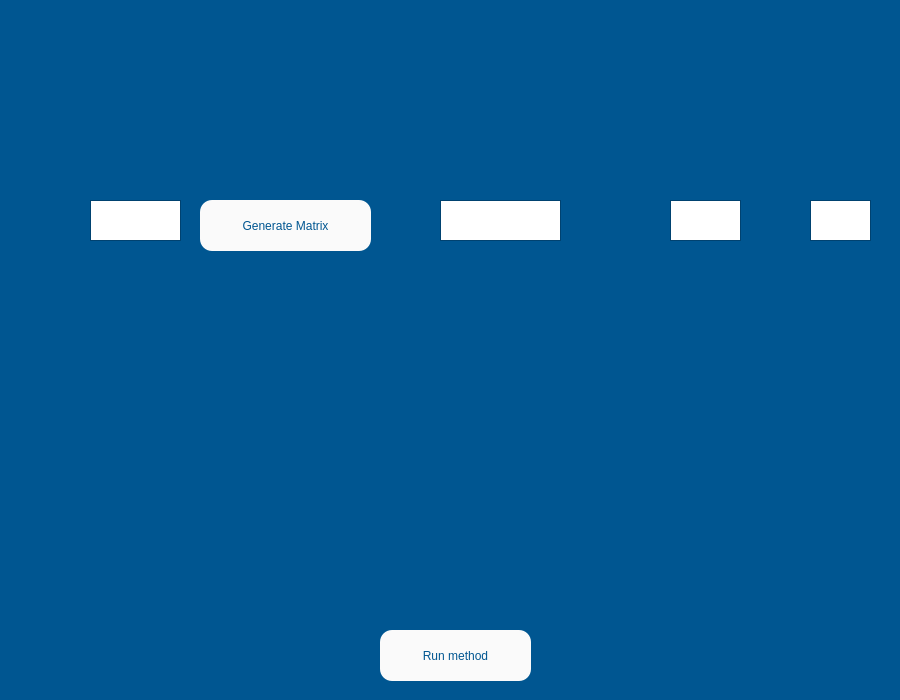
<?xml version="1.0" encoding="UTF-8"?>
<ui version="4.0">
 <class>sor</class>
 <widget class="QWidget" name="sor">
  <property name="geometry">
   <rect>
    <x>0</x>
    <y>0</y>
    <width>900</width>
    <height>700</height>
   </rect>
  </property>
  <property name="minimumSize">
   <size>
    <width>900</width>
    <height>700</height>
   </size>
  </property>
  <property name="maximumSize">
   <size>
    <width>900</width>
    <height>700</height>
   </size>
  </property>
  <property name="palette">
   <palette>
    <active>
     <colorrole role="Base">
      <brush brushstyle="SolidPattern">
       <color alpha="255">
        <red>255</red>
        <green>255</green>
        <blue>255</blue>
       </color>
      </brush>
     </colorrole>
     <colorrole role="Window">
      <brush brushstyle="SolidPattern">
       <color alpha="255">
        <red>0</red>
        <green>86</green>
        <blue>145</blue>
       </color>
      </brush>
     </colorrole>
    </active>
    <inactive>
     <colorrole role="Base">
      <brush brushstyle="SolidPattern">
       <color alpha="255">
        <red>255</red>
        <green>255</green>
        <blue>255</blue>
       </color>
      </brush>
     </colorrole>
     <colorrole role="Window">
      <brush brushstyle="SolidPattern">
       <color alpha="255">
        <red>0</red>
        <green>86</green>
        <blue>145</blue>
       </color>
      </brush>
     </colorrole>
    </inactive>
    <disabled>
     <colorrole role="Base">
      <brush brushstyle="SolidPattern">
       <color alpha="255">
        <red>0</red>
        <green>86</green>
        <blue>145</blue>
       </color>
      </brush>
     </colorrole>
     <colorrole role="Window">
      <brush brushstyle="SolidPattern">
       <color alpha="255">
        <red>0</red>
        <green>86</green>
        <blue>145</blue>
       </color>
      </brush>
     </colorrole>
    </disabled>
   </palette>
  </property>
  <property name="windowTitle">
   <string>Form</string>
  </property>
  <widget class="QLabel" name="label">
   <property name="geometry">
    <rect>
     <x>60</x>
     <y>20</y>
     <width>771</width>
     <height>161</height>
    </rect>
   </property>
   <property name="styleSheet">
    <string notr="true">image: url(:/images/sor_banner.png);</string>
   </property>
   <property name="text">
    <string/>
   </property>
  </widget>
  <widget class="QLabel" name="label_5">
   <property name="geometry">
    <rect>
     <x>30</x>
     <y>200</y>
     <width>61</width>
     <height>41</height>
    </rect>
   </property>
   <property name="styleSheet">
    <string notr="true">background-image: url(:/images/n.png);</string>
   </property>
   <property name="text">
    <string/>
   </property>
  </widget>
  <widget class="QTextEdit" name="n_input">
   <property name="geometry">
    <rect>
     <x>90</x>
     <y>200</y>
     <width>91</width>
     <height>41</height>
    </rect>
   </property>
   <property name="font">
    <font>
     <pointsize>14</pointsize>
    </font>
   </property>
  </widget>
  <widget class="QPushButton" name="matrix_button">
   <property name="geometry">
    <rect>
     <x>200</x>
     <y>200</y>
     <width>171</width>
     <height>51</height>
    </rect>
   </property>
   <property name="styleSheet">
    <string notr="true">background-color: rgb(250, 250, 250);
font: 15pt &quot;MS Shell Dlg 2&quot;;
color: rgb(0, 86, 145);
border-radius: 12px;
</string>
   </property>
   <property name="text">
    <string>Generate Matrix</string>
   </property>
  </widget>
  <widget class="QPushButton" name="run_button">
   <property name="geometry">
    <rect>
     <x>380</x>
     <y>630</y>
     <width>151</width>
     <height>51</height>
    </rect>
   </property>
   <property name="styleSheet">
    <string notr="true">background-color: rgb(250, 250, 250);
font: 15pt &quot;MS Shell Dlg 2&quot;;
color: rgb(0, 86, 145);
border-radius: 12px;
</string>
   </property>
   <property name="text">
    <string>Run method</string>
   </property>
  </widget>
  <widget class="QTextEdit" name="t_input">
   <property name="geometry">
    <rect>
     <x>440</x>
     <y>200</y>
     <width>121</width>
     <height>41</height>
    </rect>
   </property>
   <property name="font">
    <font>
     <pointsize>14</pointsize>
    </font>
   </property>
  </widget>
  <widget class="QLabel" name="label_2">
   <property name="geometry">
    <rect>
     <x>400</x>
     <y>200</y>
     <width>61</width>
     <height>41</height>
    </rect>
   </property>
   <property name="styleSheet">
    <string notr="true">image: url(:/images/t.png);</string>
   </property>
   <property name="text">
    <string/>
   </property>
  </widget>
  <widget class="QTextEdit" name="iter_input">
   <property name="geometry">
    <rect>
     <x>670</x>
     <y>200</y>
     <width>71</width>
     <height>41</height>
    </rect>
   </property>
   <property name="font">
    <font>
     <pointsize>14</pointsize>
    </font>
   </property>
  </widget>
  <widget class="QLabel" name="label_3">
   <property name="geometry">
    <rect>
     <x>600</x>
     <y>200</y>
     <width>71</width>
     <height>51</height>
    </rect>
   </property>
   <property name="styleSheet">
    <string notr="true">image: url(:/images/nmax.png);</string>
   </property>
   <property name="text">
    <string/>
   </property>
  </widget>
  <widget class="QTextEdit" name="w_input">
   <property name="geometry">
    <rect>
     <x>810</x>
     <y>200</y>
     <width>61</width>
     <height>41</height>
    </rect>
   </property>
   <property name="font">
    <font>
     <pointsize>14</pointsize>
    </font>
   </property>
  </widget>
  <widget class="QLabel" name="label_w">
   <property name="geometry">
    <rect>
     <x>760</x>
     <y>190</y>
     <width>51</width>
     <height>51</height>
    </rect>
   </property>
   <property name="styleSheet">
    <string notr="true">image: url(:/images/w.png);</string>
   </property>
   <property name="text">
    <string/>
   </property>
  </widget>
 </widget>
 <resources>
  <include location="../UserInterface/Util/Images/link.qrc"/>
 </resources>
 <connections/>
</ui>
